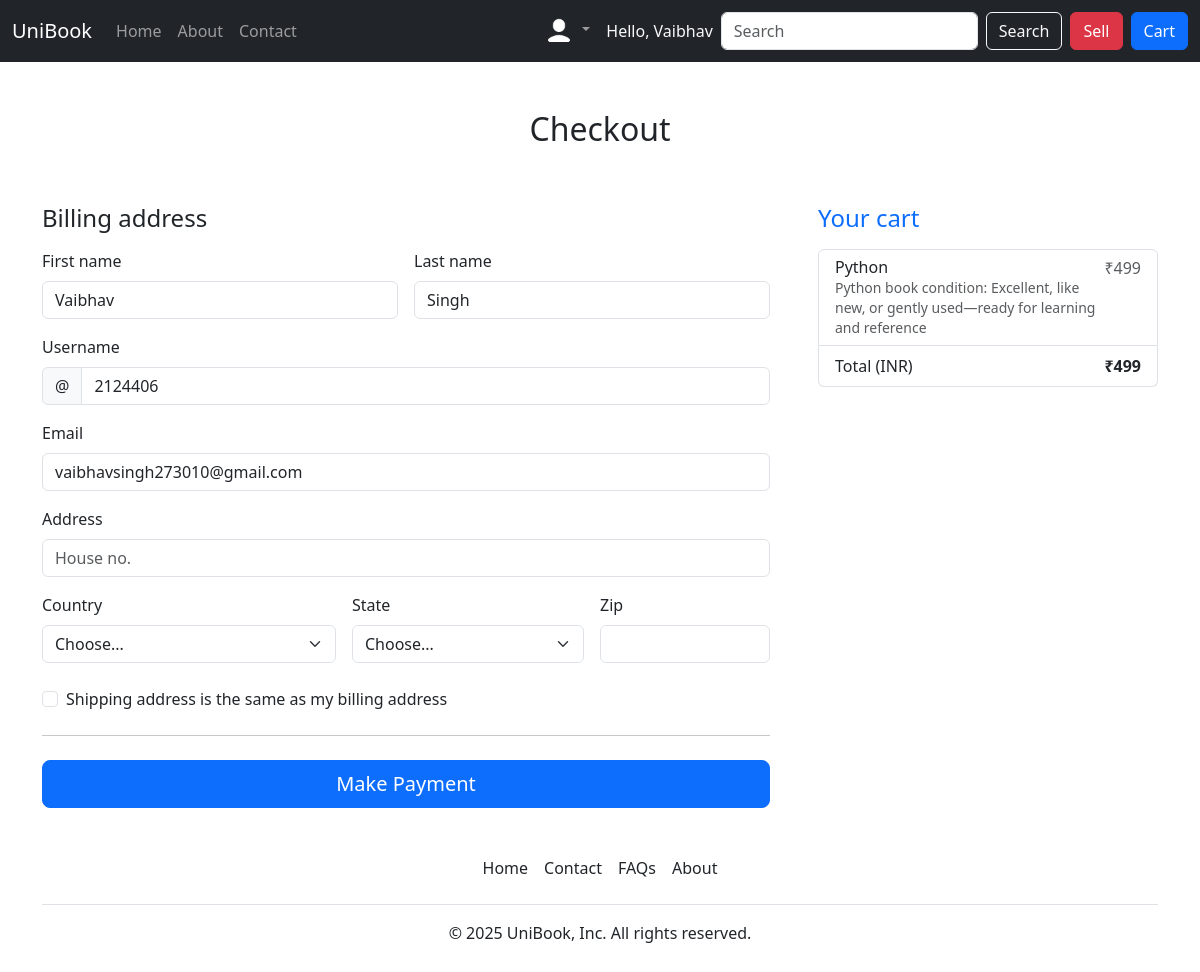
The app's page /checkout/ (signed in), older data.
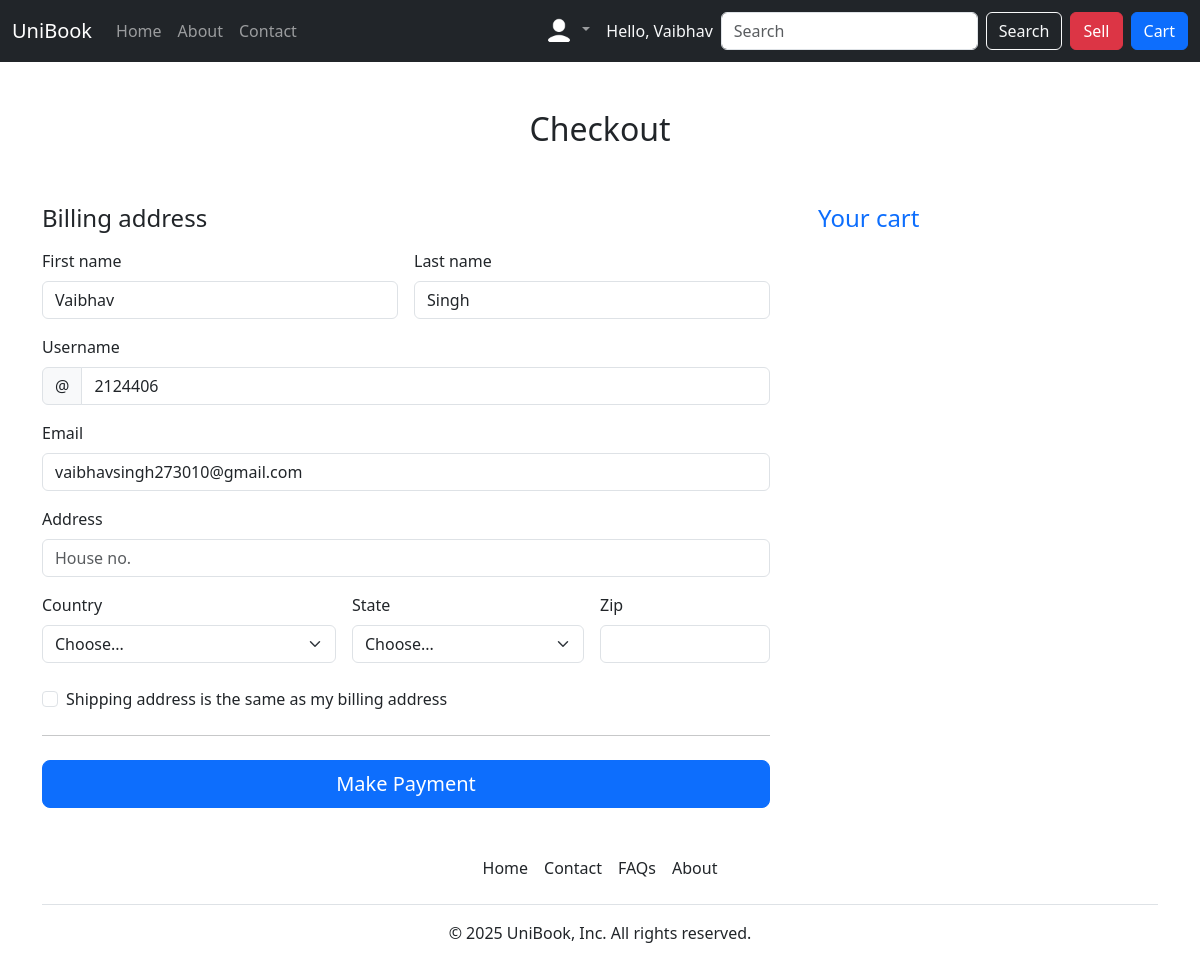
The same page, newer data.
### home/models.py (models this page shows, shortened)
class CartItem(models.Model):
    user = models.ForeignKey(User, on_delete=models.CASCADE)
    product = models.ForeignKey(Product, on_delete=models.CASCADE)
    quantity = models.PositiveIntegerField(default=1)

class Product(models.Model):
    product_id = models.AutoField
    product_category = models.CharField(max_length=50)
    title = models.CharField(max_length=50)
    desc = models.CharField(max_length=500)
    price = models.IntegerField()
    image1 = models.ImageField(upload_to="images/")
    image2 = models.ImageField(upload_to="images/")
    image3 = models.ImageField(upload_to="images/")
    mobile = models.CharField(max_length=12, default="")
    location = models.CharField(max_length=500)
    user = models.CharField(max_length=10, default="")
    date = models.DateField()

### home/views.py (the view)
# urls.py: path('checkout/', views.checkout, name='checkout'),
@login_required
def checkout(request):
    user = request.user
    profile = Profile.objects.get(user=user)  # Fetch user profile (if exists)
    cart_items = CartItem.objects.filter(user=user)
    total_price = sum(item.product.price for item in cart_items)
    indian_states = [
        "Andhra Pradesh", "Arunachal Pradesh", "Assam", "Bihar", "Chhattisgarh",
        "Goa", "Gujarat", "Haryana", "Himachal Pradesh", "Jharkhand", "Karnataka",
        "Kerala", "Madhya Pradesh", "Maharashtra", "Manipur", "Meghalaya",
        "Mizoram", "Nagaland", "Odisha", "Punjab", "Rajasthan", "Sikkim",
        "Tamil Nadu", "Telangana", "Tripura", "Uttar Pradesh", "Uttarakhand",
        "West Bengal"
    ]
    context = {
        'cart_items': cart_items,
        'total_price': total_price,
        'first_name': user.first_name,
        'last_name': user.last_name,
        'username': user.username,
        'email': user.email,
        'states': indian_states,
    }
    return render(request, 'checkout.html', context)

### templates/checkout.html (shortened to what the changed rows need)
{% extends 'base.html' %}
{% block body %}
{% load static %}
<div class="container">
    <main>
        <div class="py-5 text-center">
            <h2>Checkout</h2>
        </div>
        <div class="row g-5">
            <div class="col-md-5 col-lg-4 order-md-last">
                <ul class="list-group mb-3">
                    {% if cart_items %}
                    {% for item in cart_items %}
                    <li class="list-group-item d-flex justify-content-between lh-sm">
                        <div>
                            <h6 class="my-0">{{ item.product.title }}</h6>
                            <small class="text-body-secondary">{{ item.product.desc }}</small>
                        </div>
                        <span class="text-body-secondary">₹{{ item.product.price }}</span>
                    </li>
                    {% endfor %}
                    <li class="list-group-item d-flex justify-content-between">
                        <span>Total (INR)</span>
                        <strong>₹{{ total_price }}</strong>
                    </li>
                    {% endif %}
                </ul>
            </div>
        </div>
    </main>
</div>
{% endblock %}

Row changes from the older to the newer data that the page shows:
removed CartItem: product "Python", product.desc "Python book condition: Excellent, like new, or gently used—ready for learning and reference", product.price "499"
Text that changed along with them:
{{ total_price }}: "499" → (not shown)
text no longer shown: "Total (INR) ₹"
